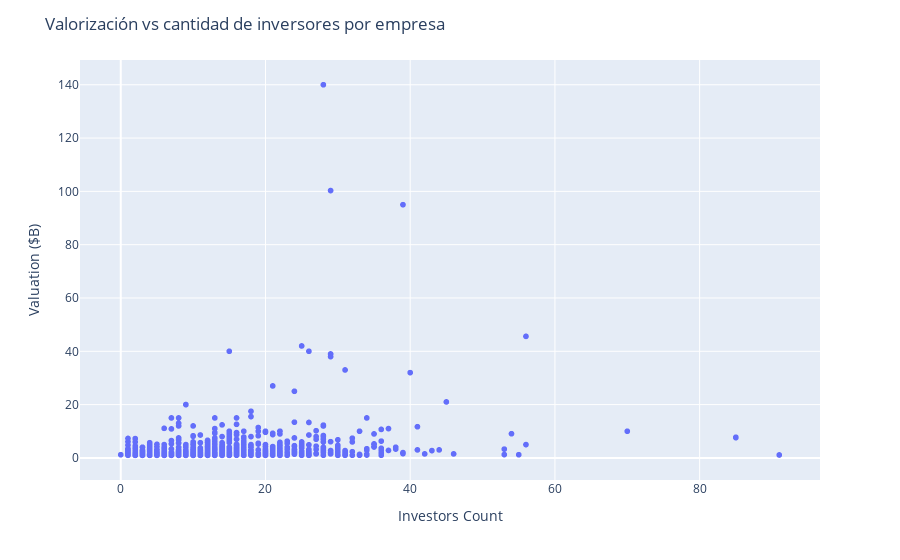

Notebook cell for this chart:
### Markdown cell above
Concentración de valorización por cantidad de inversores

### Code cell
fig = px.scatter(data_unicornio, x='Investors Count',
                 y='Valuation ($B)'
                )
fig.update_layout(showlegend=True,title_text='Valorización vs cantidad de inversores por empresa')
fig.show()

### Figure 1 — Plotly figure (JSON) as saved in the notebook; plotly's stock layout.template omitted (floating-point values rounded to 4 significant figures; data arrays with more than 128 entries replaced by an {"elided": "..."} marker saying what was removed)
{"data": [{"hovertemplate": "Investors Count=%{x}<br>Valuation ($B)=%{y}<extra></extra>", "legendgroup": "", "marker": {"color": "#636efa", "symbol": "circle"}, "mode": "markers", "name": "", "showlegend": false, "type": "scattergl", "x": {"elided": "1037 int values"}, "xaxis": "x", "y": {"elided": "1037 float values"}, "yaxis": "y"}], "layout": {"legend": {"tracegroupgap": 0}, "margin": {"t": 60}, "showlegend": true, "title": {"text": "Valorización vs cantidad de inversores por empresa"}, "xaxis": {"anchor": "y", "domain": [0, 1], "title": {"text": "Investors Count"}}, "yaxis": {"anchor": "x", "domain": [0, 1], "title": {"text": "Valuation ($B)"}}}}
